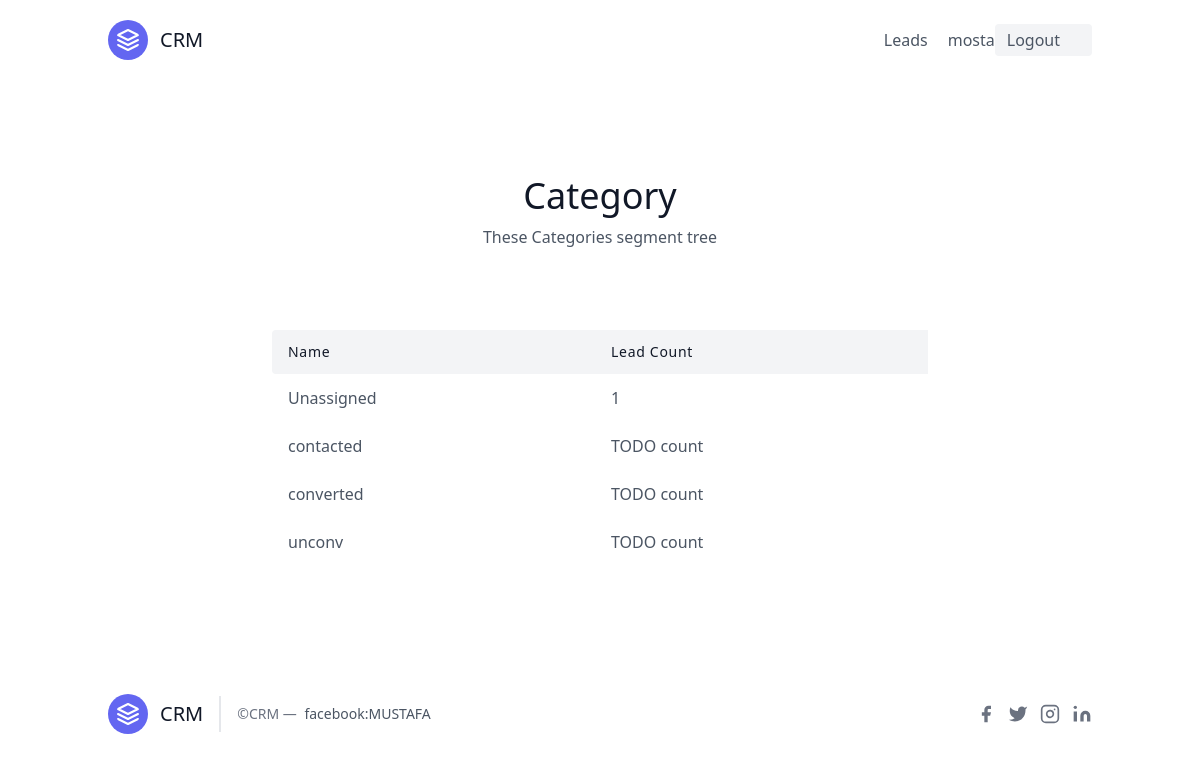
Page /leads/categories (signed in) on the committed database.
### leads/models.py (models this page shows, shortened)
class User(AbstractUser):
    is_oraganisor = models.BooleanField(default=True)
    is_agent = models.BooleanField(default=False)

class Category(models.Model):
    name=models.CharField(max_length=30) #new ,contacted ,converted,unconv
    oraganisation = models.ForeignKey(UserProfile,on_delete=models.CASCADE)

### leads/views.py (the view)
# urls.py: path("categories",CategoryListView.as_view(),name="category_list"),
class CategoryListView(LoginRequiredMixin,ListView):
    template_name="category_list.html"
    context_object_name="category_list"
    def get_context_data(self, **kwargs):
        user=self.request.user
        context= super(CategoryListView,self).get_context_data(**kwargs)
        if user.is_oraganisor:
            queryset = Lead.objects.filter(oraganisation=user.userprofile )
        else:
            queryset = Lead.objects.filter(oraganisation=user.agent.oraganisation)
        context.update({
             "unassigned_lead_count":queryset.filter(category__isnull=True).count()
        })
        return context
    def get_queryset(self) :
        user=self.request.user
        if user.is_oraganisor:
            queryset = Category.objects.filter(oraganisation=user.userprofile )
        else:
            queryset = Category.objects.filter(oraganisation=user.agent.oraganisation)
        return queryset

### leads/templates/category_list.html (shortened to what this page needs)
{% extends "base.html" %}
{% block content %}
  <section class="text-gray-600 body-font">
  <div class="container px-5 py-24 mx-auto">
    <div class="flex flex-col text-center w-full mb-20">
      <h1 class="sm:text-4xl text-3xl font-medium title-font mb-2 text-gray-900">Category</h1>
      <p class="lg:w-2/3 mx-auto leading-relaxed text-base">These Categories segment tree</p>
    </div>
    <div class="lg:w-2/3 w-full mx-auto overflow-auto">
      <table class="table-auto w-full text-left whitespace-no-wrap">
        <thead>
          <tr>
            <th class="px-4 py-3 title-font tracking-wider font-medium text-gray-900 text-sm bg-gray-100 rounded-tl rounded-bl">Name</th>
            <th class="px-4 py-3 title-font tracking-wider font-medium text-gray-900 text-sm bg-gray-100">Lead Count</th>
          </tr>
        </thead>
        <tbody>
            <tr>
            <td class="px-4 py-3">Unassigned</td>
            <td class="px-4 py-3">{{unassigned_lead_count}} </td>
          </tr>
         {% for category in category_list %}
          <tr>
         <td class="px-4 py-3">
             <a href="{% url 'leads:category_detail' category.pk %}">{{category.name}}</td></a>
            <td class="px-4 py-3">TODO count</td>
          </tr>
          {% endfor %}
        </tbody>
      </table>
</section>
{% endblock content %}

### templates/navbar.html (shortened to what this page needs)
<header class="text-gray-600 body-font">
  <div class="container mx-auto flex flex-wrap p-5 flex-col md:flex-row items-center">
    <a class="flex title-font font-medium items-center text-gray-900 mb-4 md:mb-0">
      <svg xmlns="http://www.w3.org/2000/svg" fill="none" stroke="currentColor" stroke-linecap="round" stroke-linejoin="round" stroke-width="2" class="w-10 h-10 text-white p-2 bg-indigo-500 rounded-full" viewBox="0 0 24 24">
        <path d="M12 2L2 7l10 5 10-5-10-5zM2 17l10 5 10-5M2 12l10 5 10-5"></path>
      </svg>
      <span class="ml-3 text-xl">CRM</span>
    </a>
    <nav class="md:ml-auto flex flex-wrap items-center text-base justify-center">
      <a href="{% url 'leads:lead' %}" class="mr-5 hover:text-gray-900">Leads</a>
    </nav>
    {% if request.user.is_authenticated %}
    {{request.user.username}}
    <a href="{% url 'logout' %}"> <button class="inline-flex items-center bg-gray-100 border-0 py-1 px-3 focus:outline-none hover:bg-gray-200 rounded text-base mt-4 md:mt-0">Logout
      <svg fill="none" stroke="currentColor" stroke-linecap="round" stroke-linejoin="round" stroke-width="2" class="w-4 h-4 ml-1" viewBox="0 0 24 24">
       </svg>
    </button>
    </a>
    {% endif %}
  </div>
</header>

### rows in the picture
User: user.username "mosta"
Category: name "contacted"
Category: name "converted"
Category: name "unconv"

### other values in the picture
{{ unassigned_lead_count }} "1"
